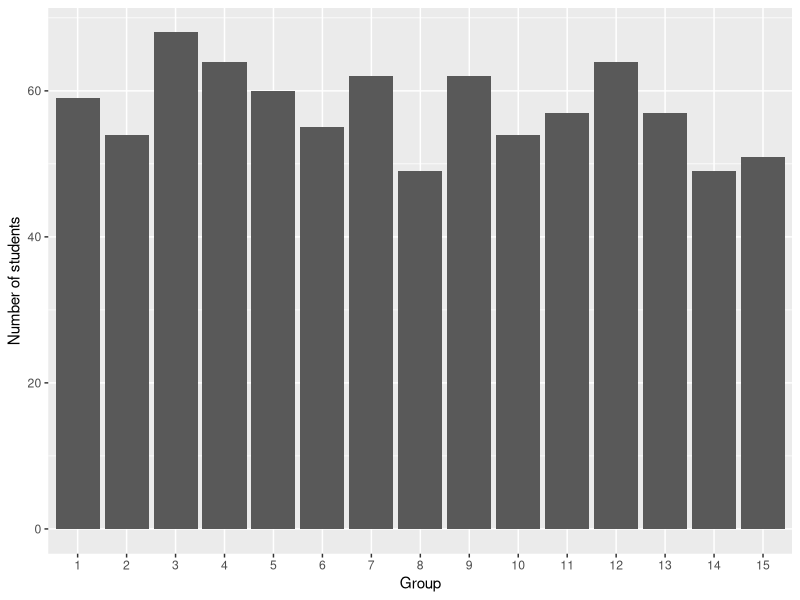
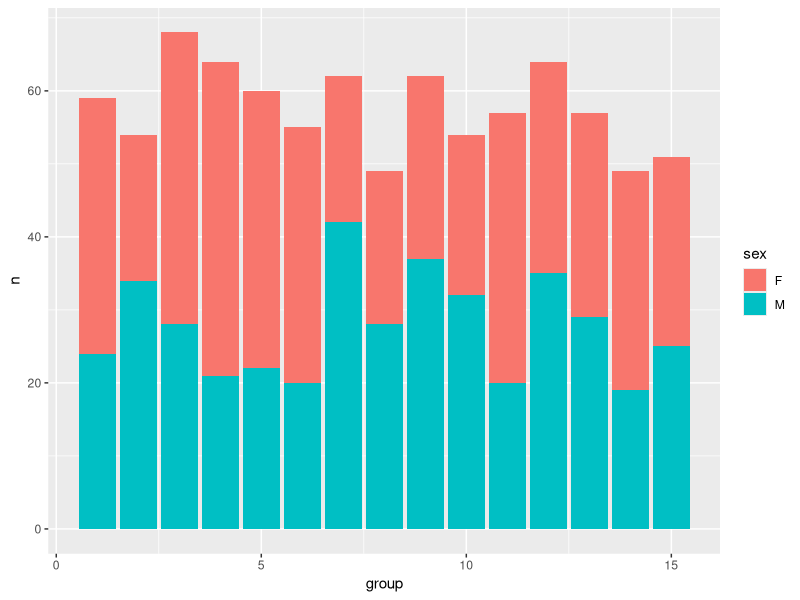
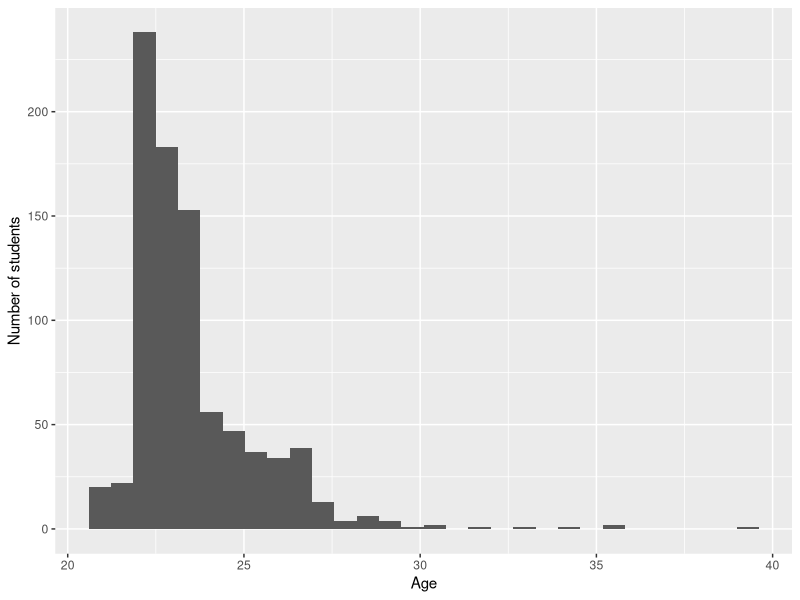
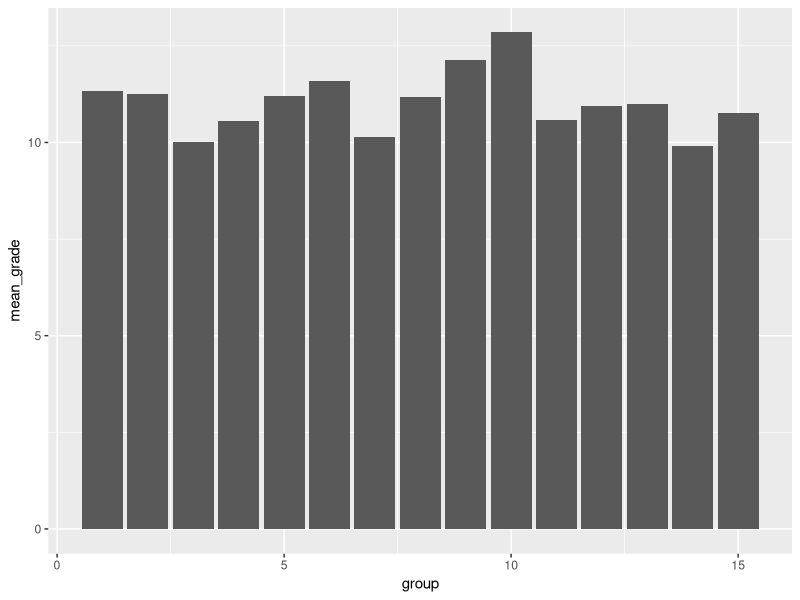
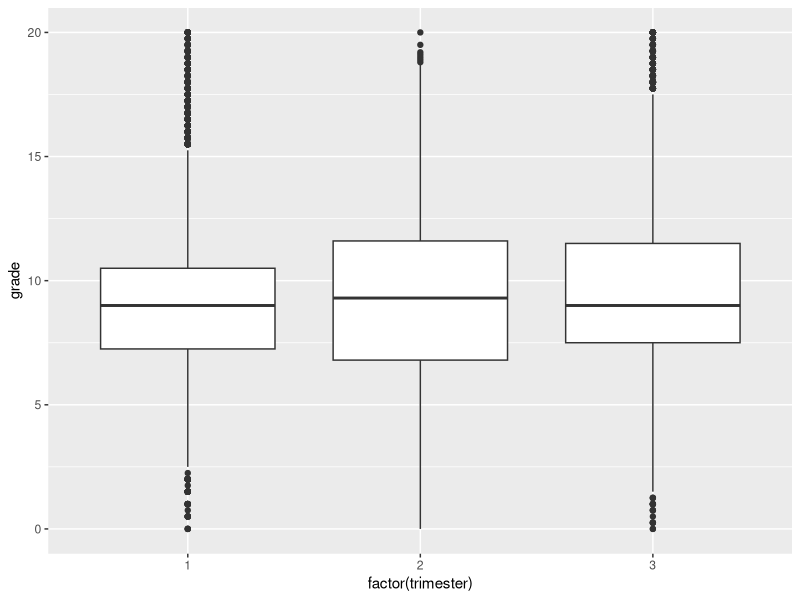
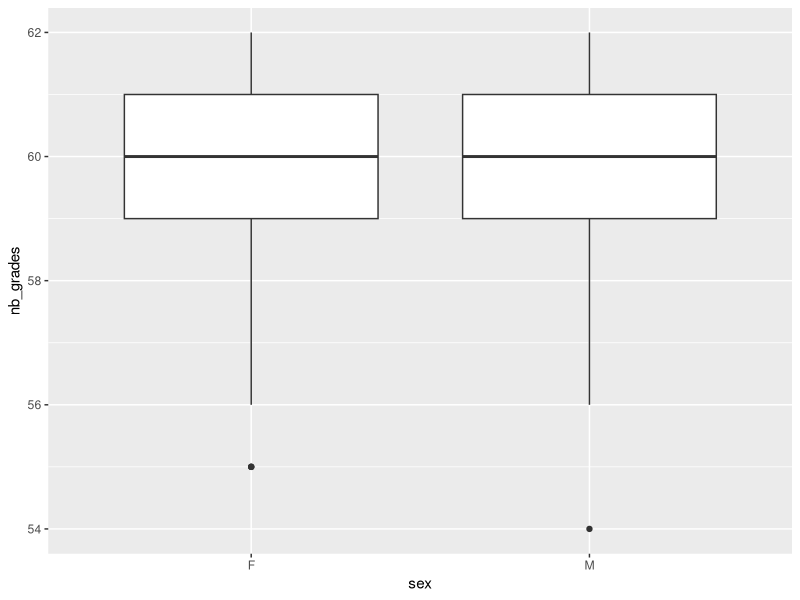
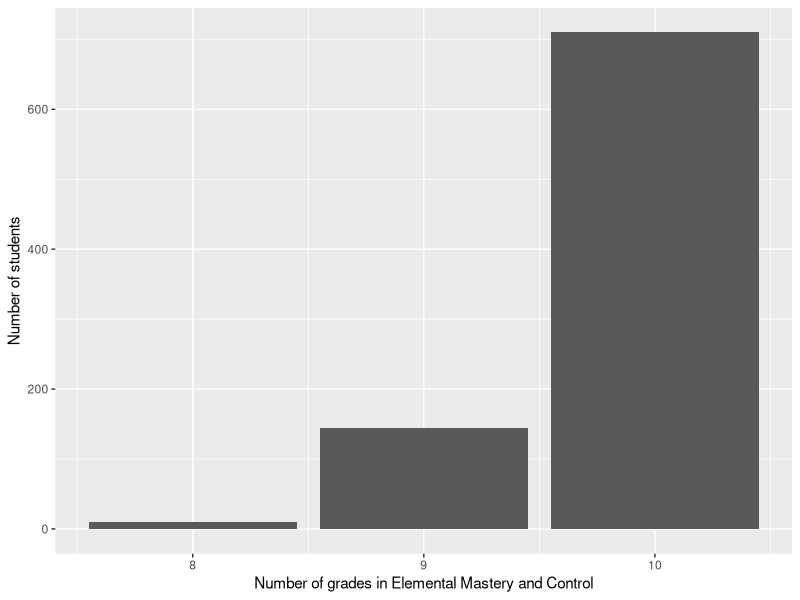
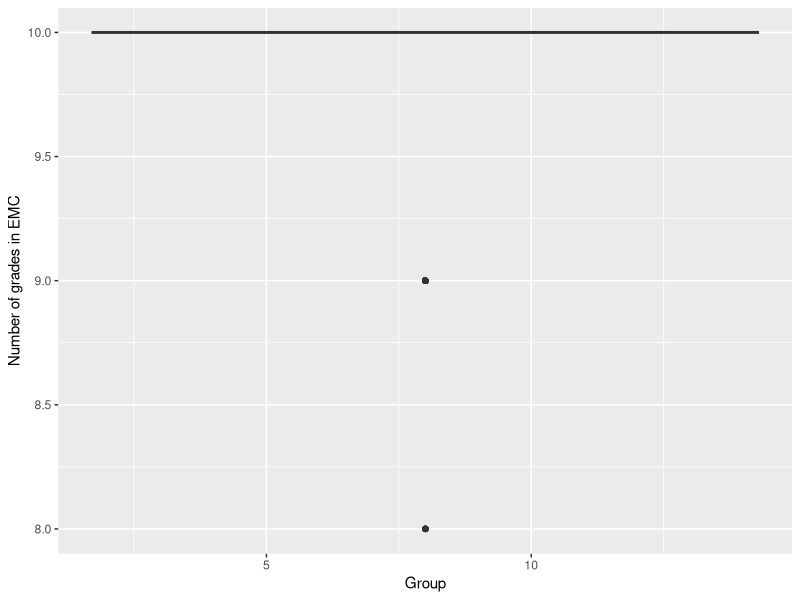

Reproduce these figures in R, in order.
## ---- chunk 1
library(readr)
library(here)
courses <- read_csv(here("courses.csv"), show_col_types = FALSE)
## ---- chunk 2
library(dplyr)
library(knitr)

courses |> 
  rename(
    course_name = course,
    identifier = course_id,
    number_of_exams = nb_grades
  ) |> 
  arrange(course_name) |> 
  kable()
## ---- chunk 3

students <- read_csv(here("students.csv"),show_col_types = FALSE) |>
  mutate(
    birth_date = as.Date(birth_date),
    sex = factor(sex)
  )

birth_date_class <- class(students$birth_date)
sex_class <- class(students$sex)

students |>
  slice_head(n = 5) |>
  kable()
## ---- chunk 4
library(readr)

grades <- read_delim(
  "grades.csv",
  delim = "|",
  na = "$",
  show_col_types = FALSE
)


## ---- chunk 5
library(dplyr)
library(ggplot2)

students |>
  count(group, name = "nb_students") |>
  ggplot(aes(x = factor(group), y = nb_students)) +
  geom_col() +
  labs(x = "Group", y = "Number of students")
## ---- chunk 6

students |>
  count(group, sex) |>
  ggplot(aes(x = group, y = n, fill = sex)) +
  geom_col()
## ---- chunk 7
library(lubridate)

students |>
  mutate(age = time_length(today() - birth_date, unit = "year")) |>
  ggplot(aes(x = age)) +
  labs(x = "Age", y = "Number of students") +
  geom_histogram()
## ---- chunk 8
median_age <- students |>
  mutate(age = time_length(today() - birth_date, unit = "year")) |>
  group_by(group) |>
  summarise(median_age = round(median(age)))

median_age |>
  kable()
## ---- chunk 9
oldest <- students |>
  mutate(age = round(time_length(today() - birth_date, unit = "year"))) |>
  group_by(group) |>
  filter(age == max(age)) |>
  ungroup() |>
  arrange(desc(age)) |>
  select(id, group, sex, age)

oldest |>
  kable()
## ---- chunk 10
library(dplyr)
library(tidyr)

nb_grades <- grades |>
  drop_na(grade) |>
  nrow()
## ---- chunk 11
cna_id <- courses |>
  filter(course == "Celestial Navigation and Astronomy") |>
  pull(course_id)

avg_cna <- students |>
  inner_join(grades, by = "id") |>
  filter(course_id == cna_id) |>
  group_by(group) |>
  summarise(mean_grade = mean(grade, na.rm = TRUE))

avg_cna |>
  ggplot(aes(x = group, y = mean_grade)) +
  geom_col()
## ---- chunk 12
library(dplyr)
library(ggplot2)

grades_trimester <- grades |>
  inner_join(courses, by = "course_id")

grades_trimester |>
  ggplot(aes(x = factor(trimester), y = grade)) +
  geom_boxplot()
## ---- chunk 13

grades_per_student <- grades |>
  filter(!is.na(grade)) |>
  group_by(id) |>
  summarise(nb_grades = n()) |>
  inner_join(students, by = "id") |>
  select(id, group, sex, nb_grades)


grades_per_student |>
  slice_head(n = 5) |>
  kable()

summary_table <- grades_per_student |>
  summarise(
    min = min(nb_grades),
    max = max(nb_grades),
    mean = mean(nb_grades),
    median = median(nb_grades)
  )
## ---- chunk 14
library(ggplot2)

grades_per_student |>
  ggplot(aes(x = sex, y = nb_grades)) +
  geom_boxplot()
## ---- chunk 15

emc_id <- courses |>
  filter(course == "Elemental Mastery and Control") |>
  pull(course_id)

emc_counts <- grades |>
  filter(course_id == emc_id) |>
  group_by(id) |>
  summarise(nb_grades = n())

emc_per_student <- students |>
  inner_join(emc_counts, by = "id") |>
  select(id, group, nb_grades)

emc_per_student |>
  slice_head(n = 5) |>
  kable()
## ---- chunk 16
emc_distribution <- emc_per_student |>
  count(nb_grades)

emc_distribution |>
  ggplot(aes(x = nb_grades, y = n)) +
  geom_col() +
labs(
    x = "Number of grades in Elemental Mastery and Control",
    y = "Number of students"
  )
## ---- chunk 17
emc_per_student |>
  ggplot(aes(x = group, y = nb_grades)) +
  geom_boxplot() + 
  labs(x = "Group", y = "Number of grades in EMC")
## ---- chunk 18
library(dplyr)
library(ggplot2)

emc_with_sex <- emc_per_student |>
  inner_join(select(students, id, sex), by = "id")

emc_with_sex |>
  ggplot(aes(x = group, y = nb_grades, color = sex)) +
  geom_boxplot()
## ---- chunk 19
avg_per_course <- grades |>
  filter(!is.na(grade)) |>
  group_by(id, course_id) |>
  summarise(avg_grade = mean(grade), .groups = "drop")

avg_with_group <- avg_per_course |>
  inner_join(select(students, id, group), by = "id")

avg_named <- avg_with_group |>
  inner_join(select(courses, course_id, course), by = "course_id")

avg_wide <- avg_named |>
  select(id, group, course, avg_grade) |>
  pivot_wider(
    names_from = course,
    values_from = avg_grade
  )

avg_wide |>
  select(id, group, 3:4) |>
  slice_head(n = 5) |>
  kable()

## ---- chunk 20

avg_wide |>
  ggplot(aes(x = `History of the Arcane`,
             y = `Swordsmanship and Martial Arts`)) +
  geom_point() +
  labs(
    x = "Average grade in History of the Arcane",
    y = "Average grade in Swordsmanship and Martial Arts"
  )
## ---- chunk 21
library(dplyr)

correlation_by_group <- avg_wide |>
  group_by(group) |>
  summarise(
    corr = cor(
      `Swordsmanship and Martial Arts`,
      `Necromancy and Spirit Summoning`,
      use = "complete.obs"
    )
  )

correlation_by_group
## ---- chunk 22
best_group <- correlation_by_group |>
  mutate(abs_corr = abs(corr)) |>
  arrange(desc(abs_corr)) |>
  slice(1) |>
  pull(group)

best_data <- avg_wide |>
  filter(group == best_group)

best_data |>
  ggplot(aes(x = `Necromancy and Spirit Summoning`,
             y = `Swordsmanship and Martial Arts`)) +
  geom_point() +
  labs(
    x = "Average grade in Necromancy and Spirit Summoning",
    y = "Average grade in Swordsmanship and Martial Arts",
    title = paste("Group", best_group)
  )
## ---- chunk 23
final_grades <- avg_wide |>
  rowwise() |>
  mutate(final_grade = mean(c_across(-c(id, group)), na.rm = TRUE)) |>
  ungroup()


final_with_sex <- final_grades |>
  inner_join(select(students, id, sex), by = "id") |>
  select(id, group, sex, final_grade) |>
  arrange(desc(final_grade))


final_with_sex |>
  slice_head(n = 5) |>
  kable()
## ---- chunk 24
library(ggplot2)

final_with_sex |>
  ggplot(aes(x = group, y = final_grade)) +
  geom_boxplot()
## ---- chunk 25
library(ggplot2)

final_with_sex |>
  ggplot(aes(x = group, y = final_grade)) +
  geom_boxplot() +
  facet_wrap(~ sex)
## ---- chunk 26
avg_long <- avg_wide |>
  pivot_longer(
    cols = -c(id, group),
    names_to = "course",
    values_to = "avg_grade"
  ) |>
  inner_join(select(courses, course, trimester), by = "course")

trimester_avg <- avg_long |>
  group_by(id, trimester) |>
  summarise(trim_avg = mean(avg_grade), .groups = "drop")

condition1 <- avg_long |>
  group_by(id) |>
  summarise(no_course_below_5 = all(avg_grade >= 5))

condition2 <- trimester_avg |>
  group_by(id) |>
  summarise(all_trimester_ok = all(trim_avg >= 10))

pass_table <- final_with_sex |>
  select(id, group, sex, final_grade) |>
  inner_join(condition1, by = "id") |>
  inner_join(condition2, by = "id") |>
  mutate(pass = no_course_below_5 & all_trimester_ok)

pass_table |>
  slice_head(n = 5) |>
  knitr::kable()
## ---- chunk 27
n_fail_high_grade <- pass_table |>
  filter(!pass, final_grade >= 10) |>
  nrow()
